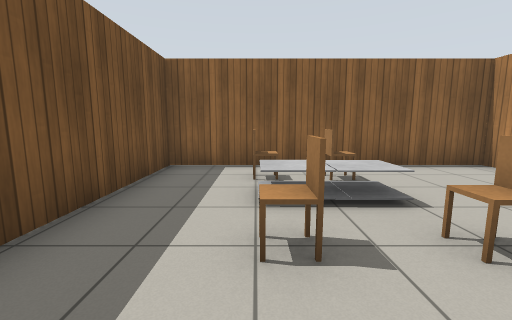
View 1 (above)

16 first-person views from a walk through a robot-simulator world made for Gazebo. The camera is 1 m above the floor, tilts 8° down and sees 90° across. The floor is counted in squares, 1 m on a side. Each view is taken from the middle of a square. On the plan, view 1 faces up. The plan holds only what a view shows up to about 11 squares ahead; the rest is blank. Gazebo's built-in surfaces are drawn with simple patterns. Some stock models are drawn as simple stand-ins.

View 2
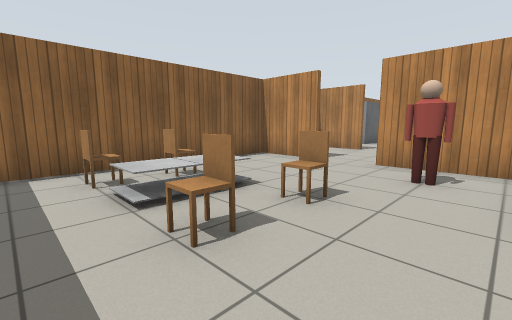

View 3
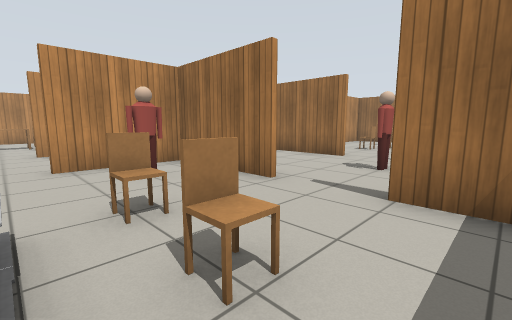

View 4
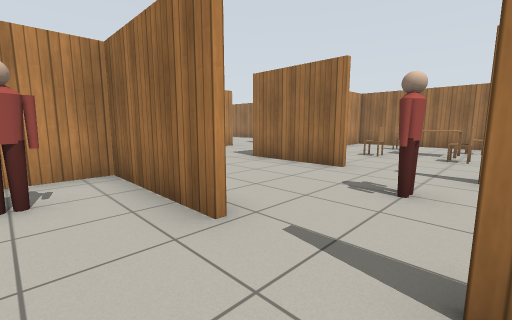

View 5
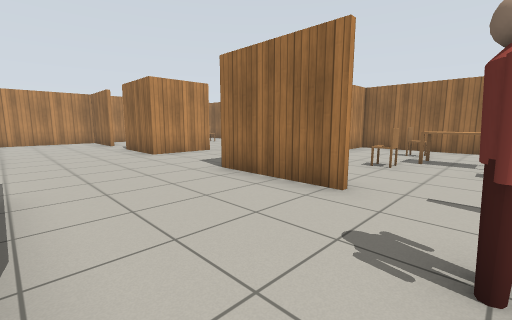

View 6
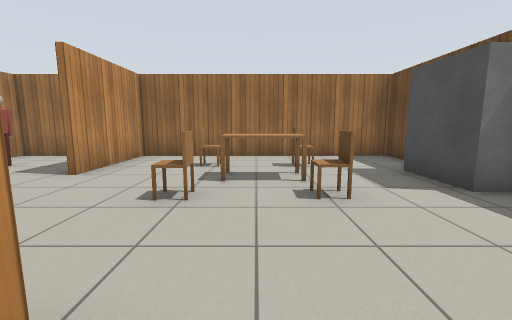

View 7
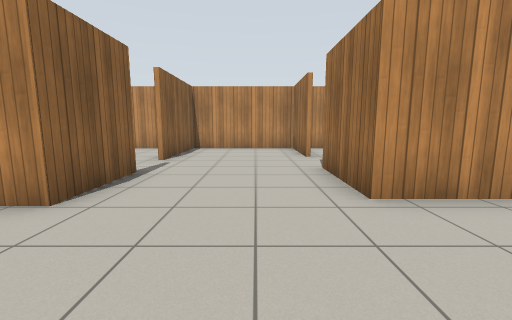

View 8
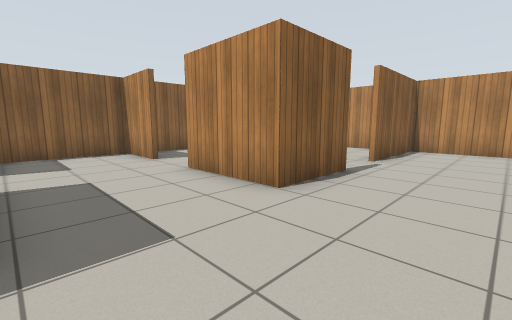

View 9
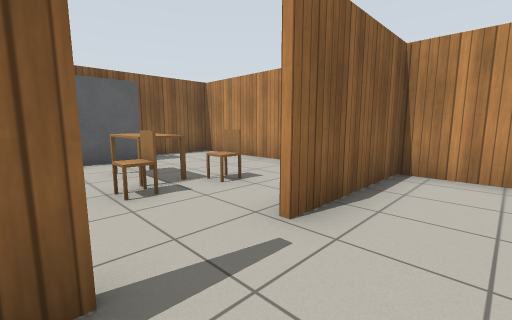

View 10
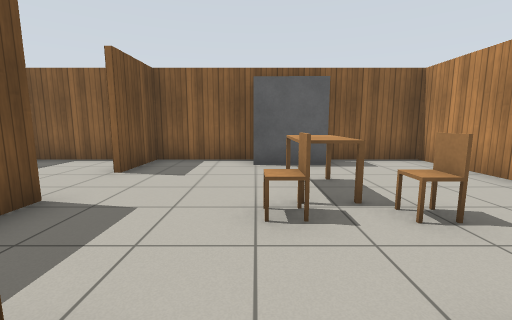

View 11
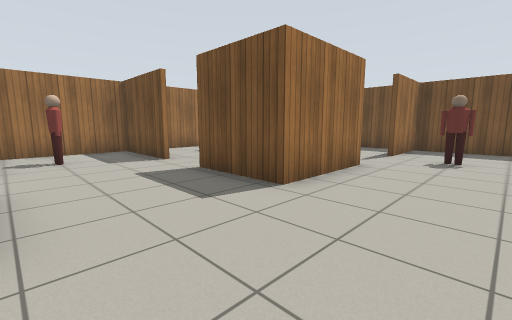

View 12
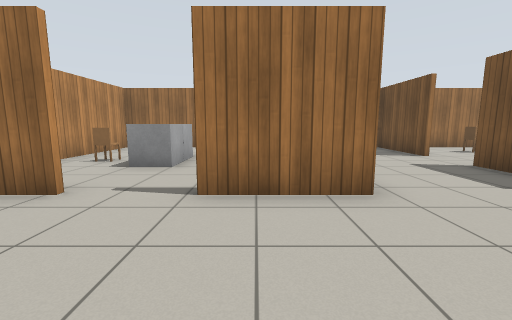

View 13
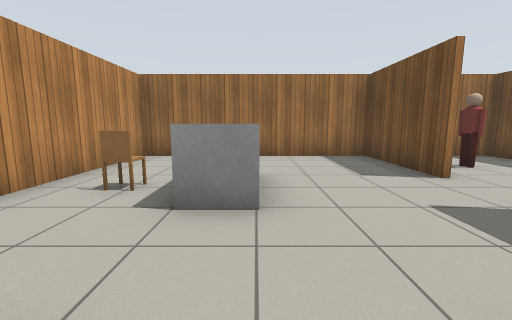

View 14
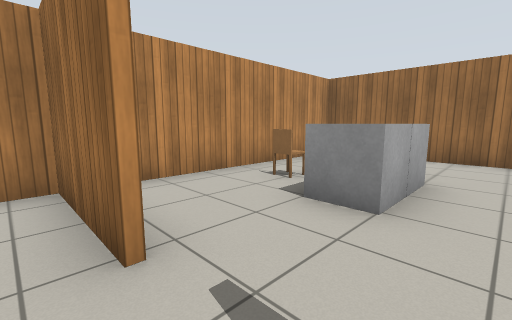

View 15
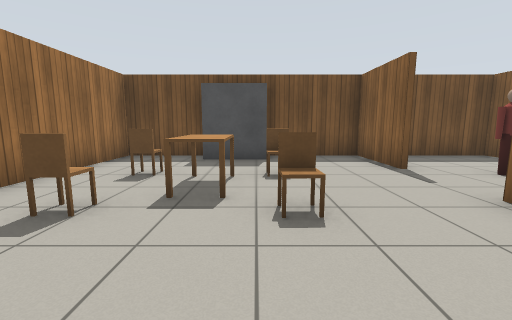

View 16
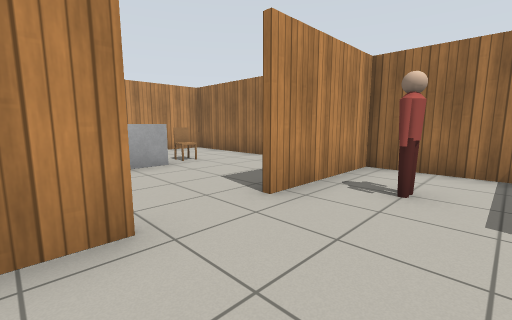

### Floor plan
Points are (right, up) in squares from view 1. A wall is a line through its corners. A room is listed if a view was taken in it or the views show most of it. See-through windows are left out.
Room 1 (views 1, 2, 3, 4)
walls: (2.1, -0.6) (5.5, -0.6) (5.5, 2.4); (5.5, 4) (5.5, 6.3); (-1.1, -0.6) (0.1, -0.6); (6.1, 6.2) (-2.1, 6.2) (-2.1, 1.9)
ways out: opening at (1.5, -1) to room 2; opening at (6, 3.5) to room 2
objects: chair (0, 2); coffee table (0, 3) to (1, 4); chair (0, 5); chair (1, 5) to (2, 5); chair (2, 2); coffee table (2, 3) to (2, 4); person (4, 1)
Room 2 (views 5, 6, 7, 8, 9, 10, 11, 12, 13, 14)
walls: (9.3, -4.5) (11.9, -4.5); (11.3, -0.5) (9, -0.5) (9, 2.4); (2.6, -4.5) (5.7, -4.5); (9, 4.1) (9, 6.3); (13.8, -4.5) (16.6, -4.5) (16.6, -0.5) (13, -0.5); (9, 6.2) (6.1, 6.2); (-2.1, -0.7) (-2.1, -4.5) (0.4, -4.5)
ways out: opening at (1.5, -1) to room 1; opening at (6, 3.5) to room 1; opening at (7.5, -5.5) to room 3; opening at (12.5, -5) to room 3; opening at (1.5, -5) to room 4; opening at (9, 3.5) to room 5; opening at (12.5, 0) to room 5
objects: person (1, -3)
Room 3 (views 15, 16)
walls: (9.5, -8.6) (9.5, -12.1); (9.3, -6.9) (9.3, -4.5); (9.3, -12.1) (9.3, -8.6); (5.7, -8.9) (5.7, -12.1); (5.7, -4.5) (5.7, -7.1); (5.9, -12.1) (16.6, -12.1) (16.6, -5.2)
ways out: opening at (7.5, -5.5) to room 2; opening at (12.5, -5) to room 2; opening at (6, -8) to room 4
objects: person (8, -10); grey box (13, -9) to (14, -9); grey box (13, -8) to (14, -7); chair (14, -10); chair (15, -8)
Room 4 (no view inside)
walls: (0.4, -4.7) (-2.1, -4.7) (-2.1, -7.7); (-2.1, -9.6) (-2.1, -12.1) (5.9, -12.1); (5.5, -12.1) (5.5, -8.9)
ways out: opening at (1.5, -5) to room 2; opening at (6, -8) to room 3
objects: TV cabinet (-2, -9) to (-1, -8); chair (1, -10); table (1, -9) to (2, -9); chair (1, -8); chair (3, -10); chair (3, -8)
Room 5 (no view inside)
walls: (12, 6.2) (9, 6.2); (9.2, 2.4) (9.2, 1.6); (16.6, 1) (16.6, 6.2) (14, 6.2); (9.2, 6.3) (9.2, 4.1)
ways out: opening at (9, 3.5) to room 2; opening at (12.5, 0) to room 2
objects: chair (12, 2) to (13, 2); TV cabinet (12, 5) to (13, 6); table (13, 3); chair (14, 2)

Positions as (right, up) in squares from view 1, and headings:
1: (0, 0), facing up
2: (-1, 0), facing up-right
3: (-1, 3), facing down-right
4: (0, 1), facing down-right
5: (1, -1), facing down-right
6: (2, -4), facing down
7: (6, -3), facing right
8: (6, -3), facing up-right
9: (11, -2), facing up-right
10: (12, -1), facing up
11: (9, -2), facing down-left
12: (11, -1), facing down
13: (13, -4), facing down
14: (12, -4), facing down-right
15: (6, -8), facing left
16: (7, -6), facing down-right
